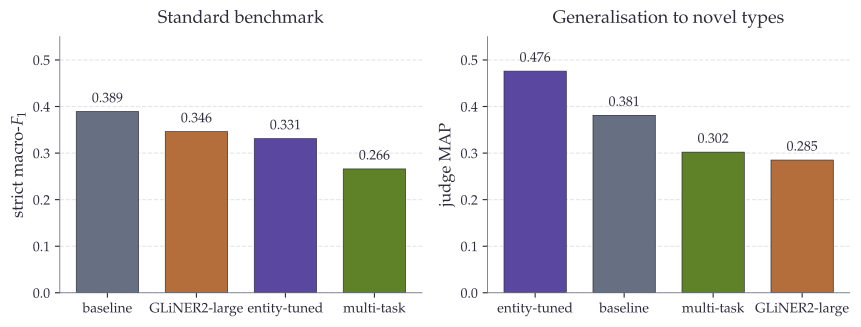

The script that saved this image:
"""
Benchmark vs generalisation — two side-by-side panels showing the near-inverse
ordering. Left: standard benchmark (strict macro-F1). Right: generalisation to
novel types (reference-free judge MAP). Same model = same colour across panels,
so the rank flip is visible at a glance.

Numbers verified against publications/gliner (judge_eval/benchmark reports).
Generates: plots/chapter18/benchmark_vs_judge.pdf
"""
import sys, os
sys.path.insert(0, os.path.join(os.path.dirname(__file__), ".."))

import matplotlib.pyplot as plt
from thesis_style import COLORS, apply_style

# model -> colour (consistent across panels)
COLOR = {
    "baseline": COLORS["neutral"],
    "GLiNER2-large":              COLORS["tertiary_dark"],
    "entity-tuned":               COLORS["primary_dark"],
    "multi-task":                 COLORS["secondary_dark"],
}

# left panel: standard benchmark, strict macro-F1
BENCH = {
    "baseline": 0.389,
    "GLiNER2-large":              0.346,
    "entity-tuned":               0.331,
    "multi-task":                 0.266,
}
# right panel: generalisation to novel types, judge MAP
NOVEL = {
    "entity-tuned":               0.476,
    "baseline": 0.381,
    "multi-task":                 0.302,
    "GLiNER2-large":              0.285,
}


def panel(ax, data, title, ylabel=None):
    items = sorted(data.items(), key=lambda kv: kv[1], reverse=True)
    names = [k for k, _ in items]
    vals = [v for _, v in items]
    cols = [COLOR[k] for k in names]
    x = range(len(names))
    bars = ax.bar(x, vals, color=cols, width=0.7, edgecolor=COLORS["ink"], linewidth=0.5)
    for xi, v in zip(x, vals):
        ax.text(xi, v + 0.012, f"{v:.3f}", ha="center", va="bottom",
                fontsize=10, color=COLORS["ink"])
    ax.set_xticks(list(x))
    ax.set_xticklabels(names, fontsize=10)
    ax.set_ylim(0, 0.55)
    ax.set_title(title, fontsize=13, pad=10)
    if ylabel:
        ax.set_ylabel(ylabel, fontsize=12)
    ax.grid(True, axis="y", alpha=0.18, linestyle="--", color=COLORS["neutral"])
    ax.set_axisbelow(True)
    for s in ("top", "right"):
        ax.spines[s].set_visible(False)
    ax.set_facecolor("white")


def main():
    apply_style()
    fig, axes = plt.subplots(1, 2, figsize=(8.8, 3.4))
    panel(axes[0], BENCH, "Standard benchmark", ylabel="strict macro-$F_1$")
    panel(axes[1], NOVEL, "Generalisation to novel types", ylabel="judge MAP")
    fig.patch.set_facecolor("white")
    plt.tight_layout()
    out = os.path.join(os.path.dirname(__file__), "benchmark_vs_judge.pdf")
    plt.savefig(out, dpi=300, bbox_inches="tight", facecolor="white")
    print("Saved", out)


if __name__ == "__main__":
    main()
